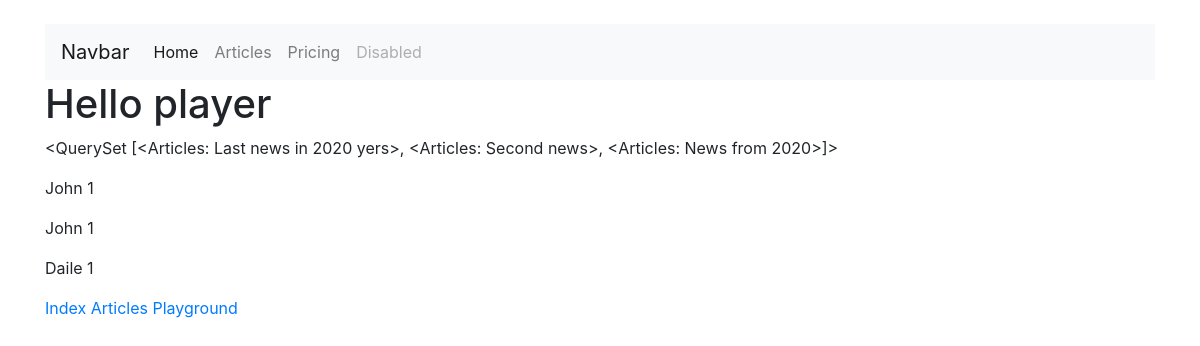
Screenshot of /play/ with the database file from the repository.
### playground/models.py (models this page shows, shortened)
class Articles(models.Model):
    title = models.CharField(max_length=250)
    date = models.DateField(auto_now=False)
    publisher = models.ForeignKey(
        Publisher,
        on_delete=models.CASCADE
    )
    def __str__(self):
        return f'{self.title}'

class Publisher(models.Model):
    first_name = models.CharField(max_length=50)
    last_name = models.CharField(max_length=50)

### playground/views.py (the view)
# urls.py: path('', PlaygroundView.as_view(), name='playground')
class PlaygroundView(TemplateView):
    template_name = 'playground/home.html'
    def get_context_data(self, **kwargs):
        request = super().get_context_data(**kwargs)
        request['articles'] = Articles.objects.all()
        return request

### templates/playground/home.html
{% extends 'base.html' %}
{% block body %}
    <h1>Hello player</h1>
    <p>{{ articles }}</p>
    {% for article in articles %}
        <p>{{ article.publisher.first_name }} 1</p>
    {% endfor %}
{% endblock %}

### rows the page displays
Articles: title.title "<QuerySet [<Articles: Last news in 2020 yers>, <Articles: Second news>, <Articles: News from 2020>]>", publisher.first_name "John"
Articles: publisher.first_name "John"
Articles: publisher.first_name "Daile"
